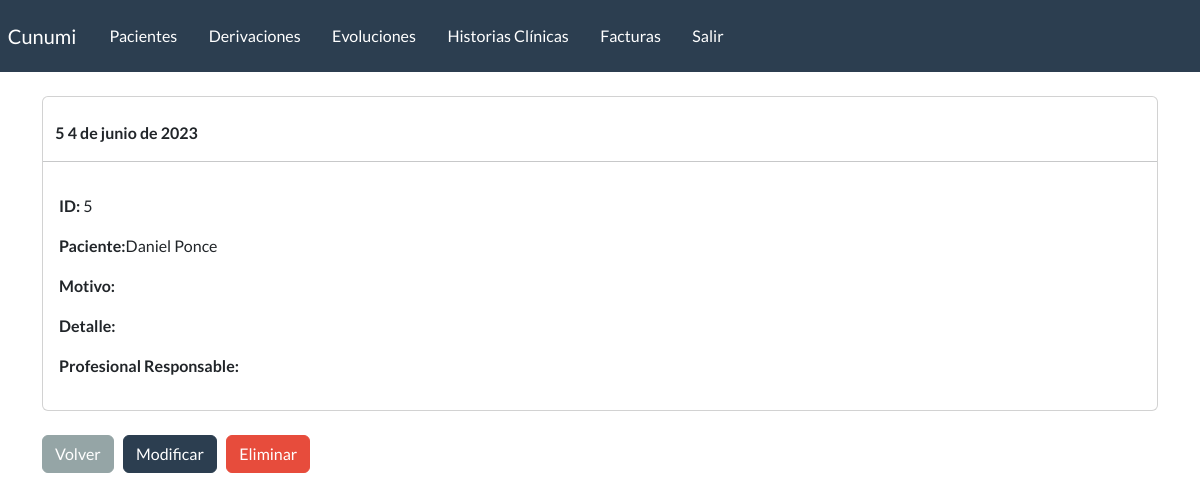
Screenshot of /detalle-derivacion/5/ (signed in) with the database file from the repository.
### webapp/models.py (models this page shows)
class derivacion(models.Model):
    paciente = models.ForeignKey(
        paciente, on_delete=models.CASCADE, blank=False)
    fecha = models.DateField(blank=True, null=True)
    motivo = models.TextField(blank=True)
    detalle = models.TextField(blank=True)
    profesional_responsable = models.ForeignKey(User, on_delete=models.CASCADE, blank=False)

class paciente(models.Model):
    nombre = models.CharField(max_length=100)
    apellido = models.CharField(max_length=100, blank=True)
    dni = models.CharField(max_length=100, blank=True)
    telefono = models.CharField(max_length=100, blank=True)
    email = models.EmailField(blank=True)
    edad = models.IntegerField(blank=True)
    fecha_inicio = models.DateField(blank=True, null=True)
    responables = models.CharField(max_length=200, blank=True)
    motivo_consulta = models.CharField(max_length=200, blank=True)
    derivado = models.BooleanField(default=False)
    email = models.EmailField(blank=True)
    estado_choices = (
        ('activo', 'activo'),
        ('inactivo', 'inactivo'),
        ('alta', 'alta'),
        ('derivado', 'derivado'))
    estado = models.CharField(max_length=20, choices=estado_choices, default='activo')
    profesional_responsable = models.ForeignKey(User, on_delete=models.CASCADE, blank=True)
    def __str__(self):
        return f"{self.nombre} {self.apellido}"

### webapp/views.py (the view)
# urls.py: path('detalle-derivacion/<id>/',  views.detalle_derivacion, name='detalle_derivacion'),
@ permission_required('webapp.view_derivacion')
def detalle_derivacion(request, id):
    derivacionVar = get_object_or_404(derivacion, id=id)
    data = {
        'derivacion': derivacionVar,
    }
    return render(request, 'webapp/derivacion/detalle.html', data)

### webapp/templates/webapp/derivacion/detalle.html (shortened to what this page needs)
{% extends 'webapp/base.html' %}
{% block content %}
        <div class="card">
            <strong>
                <br>
                {{derivacion.id}}
                {{derivacion.fecha}}
            </strong>
            <hr>
            <div class="card-body">
                <p><strong>ID: </strong>{{derivacion.id}}</p>
                <p><strong>Paciente:</strong>{{derivacion.paciente}}</p>
                <p><strong>Motivo: </strong>{{derivacion.motivo}}</p>
                <p><strong>Detalle: </strong>{{derivacion.detalle}}</p>
                <p><strong>Profesional Responsable: </strong>{{paciente.profesional_responsable}}</p>
            </div>
        </div>
        <br>
        <a href="{% url 'dashboard' %}" class="btn btn-secondary">Volver</a>
        <a href="{% url 'modificar_derivacion' derivacion.id %}" class="btn btn-primary">Modificar</a>
        <a href="{% url 'eliminar_derivacion' derivacion.id %}" class="btn btn-danger">Eliminar</a>
{% endblock %}

### rows the page displays
derivacion: id "5", fecha "4 de junio de 2023", paciente "Daniel Ponce"
